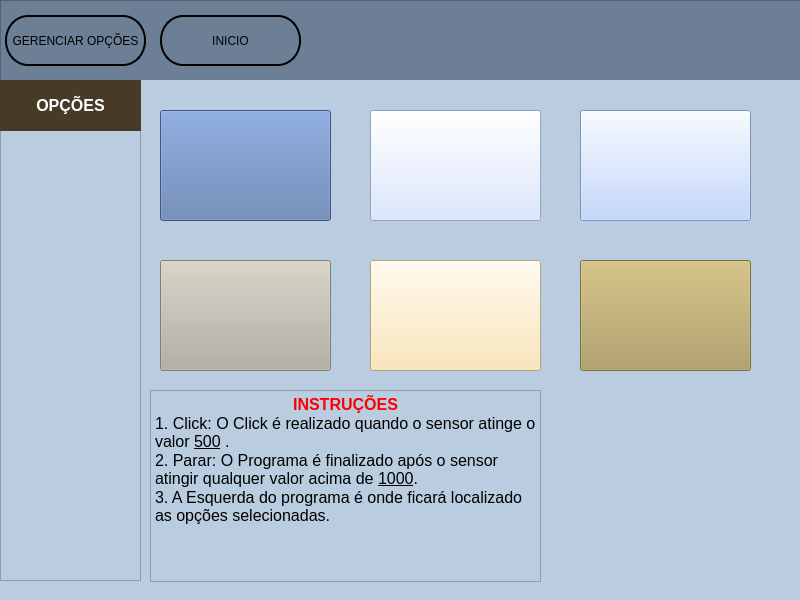
<?xml version="1.0" encoding="UTF-8"?>
<ui version="4.0">
 <class>MainWindow</class>
 <widget class="QMainWindow" name="MainWindow">
  <property name="geometry">
   <rect>
    <x>0</x>
    <y>0</y>
    <width>800</width>
    <height>600</height>
   </rect>
  </property>
  <property name="minimumSize">
   <size>
    <width>800</width>
    <height>600</height>
   </size>
  </property>
  <property name="maximumSize">
   <size>
    <width>800</width>
    <height>600</height>
   </size>
  </property>
  <property name="windowTitle">
   <string>Tecnologia Assistiva</string>
  </property>
  <property name="windowIcon">
   <iconset resource="Icons/icons.qrc">
    <normaloff>:/Icons_Geral/program_icon64x64.png</normaloff>:/Icons_Geral/program_icon64x64.png</iconset>
  </property>
  <widget class="QWidget" name="centralwidget">
   <widget class="QFrame" name="frame">
    <property name="geometry">
     <rect>
      <x>0</x>
      <y>0</y>
      <width>801</width>
      <height>81</height>
     </rect>
    </property>
    <property name="styleSheet">
     <string notr="true">background: #6C7F94</string>
    </property>
    <property name="frameShape">
     <enum>QFrame::StyledPanel</enum>
    </property>
    <property name="frameShadow">
     <enum>QFrame::Raised</enum>
    </property>
    <widget class="QPushButton" name="pushButton">
     <property name="geometry">
      <rect>
       <x>5</x>
       <y>15</y>
       <width>141</width>
       <height>51</height>
      </rect>
     </property>
     <property name="styleSheet">
      <string notr="true">QPushButton{
border: 2px solid black;
border-radius: 23px solid black;
}

QPushButton:hover{
border: 2px solid white;
border-radius: 23px solid black;
background: #FAE8AA;
}</string>
     </property>
     <property name="text">
      <string>GERENCIAR OPÇÕES</string>
     </property>
    </widget>
    <widget class="QPushButton" name="pushButton_2">
     <property name="geometry">
      <rect>
       <x>160</x>
       <y>15</y>
       <width>141</width>
       <height>51</height>
      </rect>
     </property>
     <property name="styleSheet">
      <string notr="true">QPushButton{
border: 2px solid black;
border-radius: 23px solid black;
}

QPushButton:hover{
border: 2px solid white;
border-radius: 23px solid black;
background: #FAE8AA;
}</string>
     </property>
     <property name="text">
      <string>INICIO</string>
     </property>
    </widget>
   </widget>
   <widget class="QStackedWidget" name="stackedWidget">
    <property name="geometry">
     <rect>
      <x>0</x>
      <y>80</y>
      <width>801</width>
      <height>521</height>
     </rect>
    </property>
    <property name="styleSheet">
     <string notr="true">background: #BACCE0</string>
    </property>
    <property name="currentIndex">
     <number>1</number>
    </property>
    <widget class="QWidget" name="page">
     <widget class="QLineEdit" name="op_1">
      <property name="geometry">
       <rect>
        <x>15</x>
        <y>140</y>
        <width>311</width>
        <height>41</height>
       </rect>
      </property>
      <property name="styleSheet">
       <string notr="true">QLineEdit{
background: white;
border-radius: 20px;
}

QLineEdit:hover{
background: white;
border: 2px solid green;
border-radius: 20px;
}</string>
      </property>
      <property name="placeholderText">
       <string>OPÇÃO 01</string>
      </property>
     </widget>
     <widget class="QLabel" name="label">
      <property name="geometry">
       <rect>
        <x>670</x>
        <y>0</y>
        <width>128</width>
        <height>128</height>
       </rect>
      </property>
      <property name="text">
       <string/>
      </property>
      <property name="pixmap">
       <pixmap resource="Icons/icons.qrc">:/Icons_Geral/register_icon128x128.png</pixmap>
      </property>
     </widget>
     <widget class="QLineEdit" name="op_2">
      <property name="geometry">
       <rect>
        <x>15</x>
        <y>190</y>
        <width>311</width>
        <height>41</height>
       </rect>
      </property>
      <property name="styleSheet">
       <string notr="true">QLineEdit{
background: white;
border-radius: 20px;
}

QLineEdit:hover{
background: white;
border: 2px solid green;
border-radius: 20px;
}</string>
      </property>
      <property name="placeholderText">
       <string>OPÇÃO 02</string>
      </property>
     </widget>
     <widget class="QLineEdit" name="op_3">
      <property name="geometry">
       <rect>
        <x>15</x>
        <y>240</y>
        <width>311</width>
        <height>41</height>
       </rect>
      </property>
      <property name="styleSheet">
       <string notr="true">QLineEdit{
background: white;
border-radius: 20px;
}

QLineEdit:hover{
background: white;
border: 2px solid green;
border-radius: 20px;
}</string>
      </property>
      <property name="placeholderText">
       <string>OPÇÃO 03</string>
      </property>
     </widget>
     <widget class="QLineEdit" name="op_4">
      <property name="geometry">
       <rect>
        <x>15</x>
        <y>290</y>
        <width>311</width>
        <height>41</height>
       </rect>
      </property>
      <property name="styleSheet">
       <string notr="true">QLineEdit{
background: white;
border-radius: 20px;
}

QLineEdit:hover{
background: white;
border: 2px solid green;
border-radius: 20px;
}</string>
      </property>
      <property name="placeholderText">
       <string>OPÇÃO 04</string>
      </property>
     </widget>
     <widget class="QLineEdit" name="op_5">
      <property name="geometry">
       <rect>
        <x>15</x>
        <y>340</y>
        <width>311</width>
        <height>41</height>
       </rect>
      </property>
      <property name="styleSheet">
       <string notr="true">QLineEdit{
background: white;
border-radius: 20px;
}

QLineEdit:hover{
background: white;
border: 2px solid green;
border-radius: 20px;
}</string>
      </property>
      <property name="placeholderText">
       <string>OPÇÃO 05</string>
      </property>
     </widget>
     <widget class="QLineEdit" name="op_6">
      <property name="geometry">
       <rect>
        <x>15</x>
        <y>390</y>
        <width>311</width>
        <height>41</height>
       </rect>
      </property>
      <property name="styleSheet">
       <string notr="true">QLineEdit{
background: white;
border-radius: 20px;
}

QLineEdit:hover{
background: white;
border: 2px solid green;
border-radius: 20px;
}</string>
      </property>
      <property name="placeholderText">
       <string>OPÇÃO 06</string>
      </property>
     </widget>
     <widget class="QTextBrowser" name="textBrowser">
      <property name="geometry">
       <rect>
        <x>380</x>
        <y>140</y>
        <width>401</width>
        <height>301</height>
       </rect>
      </property>
      <property name="html">
       <string>&lt;!DOCTYPE HTML PUBLIC &quot;-//W3C//DTD HTML 4.0//EN&quot; &quot;http://www.w3.org/TR/REC-html40/strict.dtd&quot;&gt;
&lt;html&gt;&lt;head&gt;&lt;meta name=&quot;qrichtext&quot; content=&quot;1&quot; /&gt;&lt;style type=&quot;text/css&quot;&gt;
p, li { white-space: pre-wrap; }
&lt;/style&gt;&lt;/head&gt;&lt;body style=&quot; font-family:'MS Shell Dlg 2'; font-size:8.25pt; font-weight:400; font-style:normal;&quot;&gt;
&lt;p align=&quot;center&quot; style=&quot; margin-top:0px; margin-bottom:0px; margin-left:0px; margin-right:0px; -qt-block-indent:0; text-indent:0px;&quot;&gt;&lt;span style=&quot; font-size:12pt; color:#ff0000;&quot;&gt;COMO FUNCIONA&lt;/span&gt;&lt;/p&gt;
&lt;p align=&quot;center&quot; style=&quot; margin-top:0px; margin-bottom:0px; margin-left:0px; margin-right:0px; -qt-block-indent:0; text-indent:0px;&quot;&gt;&lt;span style=&quot; font-size:12pt; color:#000000;&quot;&gt;1. Na versão 2.0 do programa, utilizamos 6 opções customizáveis;&lt;/span&gt;&lt;/p&gt;
&lt;p align=&quot;center&quot; style=&quot; margin-top:0px; margin-bottom:0px; margin-left:0px; margin-right:0px; -qt-block-indent:0; text-indent:0px;&quot;&gt;&lt;span style=&quot; font-size:12pt; color:#000000;&quot;&gt;2. Através de um arduino e programação em Python, nosso sistema&lt;/span&gt;&lt;/p&gt;
&lt;p align=&quot;center&quot; style=&quot; margin-top:0px; margin-bottom:0px; margin-left:0px; margin-right:0px; -qt-block-indent:0; text-indent:0px;&quot;&gt;&lt;span style=&quot; font-size:12pt; color:#000000;&quot;&gt;reconhece e seleciona as opções por conta própria, dependendo apenas do usuário para decidir se ela será selecionada ou não;&lt;/span&gt;&lt;/p&gt;
&lt;p align=&quot;center&quot; style=&quot; margin-top:0px; margin-bottom:0px; margin-left:0px; margin-right:0px; -qt-block-indent:0; text-indent:0px;&quot;&gt;&lt;span style=&quot; font-size:12pt; color:#000000;&quot;&gt;3. Após definir as opções, elas ficam salva no sistema até trocar novamente;&lt;/span&gt;&lt;/p&gt;
&lt;p align=&quot;center&quot; style=&quot; margin-top:0px; margin-bottom:0px; margin-left:0px; margin-right:0px; -qt-block-indent:0; text-indent:0px;&quot;&gt;&lt;span style=&quot; font-size:12pt; color:#000000;&quot;&gt;4. Essa área de gerênciamento de opções é distinada apenas ao responsável.&lt;/span&gt;&lt;/p&gt;
&lt;p align=&quot;center&quot; style=&quot; margin-top:0px; margin-bottom:0px; margin-left:0px; margin-right:0px; -qt-block-indent:0; text-indent:0px;&quot;&gt;&lt;span style=&quot; font-size:12pt; color:#ff0000;&quot;&gt;DICA: PROCURE SEMPRE UTILIZAR DE PALAVRAS PEQUENAS E SIMPLES.&lt;/span&gt;&lt;/p&gt;&lt;/body&gt;&lt;/html&gt;</string>
      </property>
     </widget>
     <widget class="QPushButton" name="create_op">
      <property name="geometry">
       <rect>
        <x>60</x>
        <y>450</y>
        <width>221</width>
        <height>61</height>
       </rect>
      </property>
      <property name="styleSheet">
       <string notr="true">QPushButton{
border: 2px solid black;
border-radius: 23px solid black;
}

QPushButton:hover{
border: 2px solid white;
border-radius: 23px solid black;
}</string>
      </property>
      <property name="text">
       <string>INICIAR</string>
      </property>
     </widget>
     <widget class="QLabel" name="label_6">
      <property name="geometry">
       <rect>
        <x>670</x>
        <y>390</y>
        <width>128</width>
        <height>128</height>
       </rect>
      </property>
      <property name="styleSheet">
       <string notr="true">background: transparent;</string>
      </property>
      <property name="text">
       <string/>
      </property>
      <property name="pixmap">
       <pixmap resource="Icons/icons.qrc">:/Icons_Geral/control_128x128.png</pixmap>
      </property>
     </widget>
    </widget>
    <widget class="QWidget" name="page_2">
     <widget class="QPushButton" name="op_save">
      <property name="geometry">
       <rect>
        <x>160</x>
        <y>30</y>
        <width>171</width>
        <height>111</height>
       </rect>
      </property>
      <property name="font">
       <font>
        <pointsize>14</pointsize>
       </font>
      </property>
      <property name="styleSheet">
       <string notr="true">QPushButton{
background: #5A78AD;
}

QPushButton:hover{
background: #FAE8AA;
border: 2px solid white;
}</string>
      </property>
      <property name="text">
       <string/>
      </property>
     </widget>
     <widget class="QPushButton" name="op_save_2">
      <property name="geometry">
       <rect>
        <x>370</x>
        <y>30</y>
        <width>171</width>
        <height>111</height>
       </rect>
      </property>
      <property name="font">
       <font>
        <pointsize>14</pointsize>
       </font>
      </property>
      <property name="styleSheet">
       <string notr="true">QPushButton{
background: #D1E1FF;
}

QPushButton:hover{
background: #FAE8AA;
border: 2px solid white;
}</string>
      </property>
      <property name="text">
       <string/>
      </property>
     </widget>
     <widget class="QPushButton" name="op_save_3">
      <property name="geometry">
       <rect>
        <x>580</x>
        <y>30</y>
        <width>171</width>
        <height>111</height>
       </rect>
      </property>
      <property name="font">
       <font>
        <pointsize>14</pointsize>
       </font>
      </property>
      <property name="styleSheet">
       <string notr="true">QPushButton{
background: #B4CDFA;
}

QPushButton:hover{
background: #FAE8AA;
border: 2px solid white;
}</string>
      </property>
      <property name="text">
       <string/>
      </property>
      <property name="iconSize">
       <size>
        <width>64</width>
        <height>64</height>
       </size>
      </property>
     </widget>
     <widget class="QPushButton" name="op_save_4">
      <property name="geometry">
       <rect>
        <x>160</x>
        <y>180</y>
        <width>171</width>
        <height>111</height>
       </rect>
      </property>
      <property name="font">
       <font>
        <pointsize>14</pointsize>
       </font>
      </property>
      <property name="styleSheet">
       <string notr="true">QPushButton{
background: #B5AFA2;
}

QPushButton:hover{
background: #FAE8AA;
border: 2px solid white;
}</string>
      </property>
      <property name="text">
       <string/>
      </property>
     </widget>
     <widget class="QPushButton" name="op_save_5">
      <property name="geometry">
       <rect>
        <x>370</x>
        <y>180</y>
        <width>171</width>
        <height>111</height>
       </rect>
      </property>
      <property name="font">
       <font>
        <pointsize>14</pointsize>
       </font>
      </property>
      <property name="styleSheet">
       <string notr="true">QPushButton{
background: #FAE1AA;
}

QPushButton:hover{
background: #FAE8AA;
border: 2px solid white;
}</string>
      </property>
      <property name="text">
       <string/>
      </property>
     </widget>
     <widget class="QPushButton" name="op_save_6">
      <property name="geometry">
       <rect>
        <x>580</x>
        <y>180</y>
        <width>171</width>
        <height>111</height>
       </rect>
      </property>
      <property name="font">
       <font>
        <pointsize>14</pointsize>
       </font>
      </property>
      <property name="styleSheet">
       <string notr="true">QPushButton{
background: #AD9B5A;
}

QPushButton:hover{
background: #FAE8AA;
border: 2px solid white;
}</string>
      </property>
      <property name="text">
       <string/>
      </property>
     </widget>
     <widget class="QFrame" name="frame_2">
      <property name="geometry">
       <rect>
        <x>0</x>
        <y>0</y>
        <width>141</width>
        <height>501</height>
       </rect>
      </property>
      <property name="frameShape">
       <enum>QFrame::StyledPanel</enum>
      </property>
      <property name="frameShadow">
       <enum>QFrame::Raised</enum>
      </property>
      <widget class="QLabel" name="op_selecionada1">
       <property name="geometry">
        <rect>
         <x>0</x>
         <y>70</y>
         <width>0</width>
         <height>41</height>
        </rect>
       </property>
       <property name="styleSheet">
        <string notr="true">background: #5A78AD;</string>
       </property>
       <property name="text">
        <string/>
       </property>
       <property name="alignment">
        <set>Qt::AlignCenter</set>
       </property>
      </widget>
      <widget class="QLabel" name="op_selecionada2">
       <property name="geometry">
        <rect>
         <x>0</x>
         <y>120</y>
         <width>0</width>
         <height>41</height>
        </rect>
       </property>
       <property name="styleSheet">
        <string notr="true">background: #D1E1FF;</string>
       </property>
       <property name="text">
        <string/>
       </property>
       <property name="alignment">
        <set>Qt::AlignCenter</set>
       </property>
      </widget>
      <widget class="QLabel" name="op_selecionada3">
       <property name="geometry">
        <rect>
         <x>0</x>
         <y>170</y>
         <width>0</width>
         <height>41</height>
        </rect>
       </property>
       <property name="styleSheet">
        <string notr="true">background: #B4CDFA;</string>
       </property>
       <property name="text">
        <string/>
       </property>
       <property name="alignment">
        <set>Qt::AlignCenter</set>
       </property>
      </widget>
      <widget class="QLabel" name="op_selecionada4">
       <property name="geometry">
        <rect>
         <x>0</x>
         <y>220</y>
         <width>0</width>
         <height>41</height>
        </rect>
       </property>
       <property name="styleSheet">
        <string notr="true">background: #B5AFA2;</string>
       </property>
       <property name="text">
        <string/>
       </property>
       <property name="alignment">
        <set>Qt::AlignCenter</set>
       </property>
      </widget>
      <widget class="QLabel" name="op_selecionada5">
       <property name="geometry">
        <rect>
         <x>0</x>
         <y>270</y>
         <width>0</width>
         <height>41</height>
        </rect>
       </property>
       <property name="styleSheet">
        <string notr="true">background: #FAE1AA;</string>
       </property>
       <property name="text">
        <string/>
       </property>
       <property name="alignment">
        <set>Qt::AlignCenter</set>
       </property>
      </widget>
      <widget class="QLabel" name="op_selecionada6">
       <property name="geometry">
        <rect>
         <x>0</x>
         <y>320</y>
         <width>0</width>
         <height>41</height>
        </rect>
       </property>
       <property name="styleSheet">
        <string notr="true">background: #AD9B5A;</string>
       </property>
       <property name="text">
        <string/>
       </property>
       <property name="alignment">
        <set>Qt::AlignCenter</set>
       </property>
      </widget>
      <widget class="QLabel" name="label_4">
       <property name="geometry">
        <rect>
         <x>0</x>
         <y>0</y>
         <width>141</width>
         <height>51</height>
        </rect>
       </property>
       <property name="font">
        <font>
         <pointsize>12</pointsize>
         <weight>75</weight>
         <bold>true</bold>
        </font>
       </property>
       <property name="styleSheet">
        <string notr="true">background: #473B26;
color: white;</string>
       </property>
       <property name="text">
        <string>OPÇÕES</string>
       </property>
       <property name="alignment">
        <set>Qt::AlignCenter</set>
       </property>
      </widget>
     </widget>
     <widget class="QLabel" name="label_2">
      <property name="geometry">
       <rect>
        <x>430</x>
        <y>120</y>
        <width>64</width>
        <height>64</height>
       </rect>
      </property>
      <property name="styleSheet">
       <string notr="true">background: transparent</string>
      </property>
      <property name="text">
       <string/>
      </property>
      <property name="pixmap">
       <pixmap resource="Icons/icons.qrc">:/Icons_Geral/Icon_foguete_64x64.png</pixmap>
      </property>
     </widget>
     <widget class="QLabel" name="label_3">
      <property name="geometry">
       <rect>
        <x>670</x>
        <y>390</y>
        <width>129</width>
        <height>128</height>
       </rect>
      </property>
      <property name="text">
       <string/>
      </property>
      <property name="pixmap">
       <pixmap resource="Icons/icons.qrc">:/Icons_Geral/control_128x128.png</pixmap>
      </property>
     </widget>
     <widget class="QLabel" name="label_5">
      <property name="geometry">
       <rect>
        <x>640</x>
        <y>120</y>
        <width>64</width>
        <height>64</height>
       </rect>
      </property>
      <property name="contextMenuPolicy">
       <enum>Qt::NoContextMenu</enum>
      </property>
      <property name="autoFillBackground">
       <bool>false</bool>
      </property>
      <property name="styleSheet">
       <string notr="true">background: transparent</string>
      </property>
      <property name="text">
       <string/>
      </property>
      <property name="pixmap">
       <pixmap resource="Icons/icons.qrc">:/Icons_Geral/ship_64x64.png</pixmap>
      </property>
     </widget>
     <widget class="QLabel" name="label_7">
      <property name="geometry">
       <rect>
        <x>210</x>
        <y>120</y>
        <width>64</width>
        <height>64</height>
       </rect>
      </property>
      <property name="styleSheet">
       <string notr="true">background: transparent</string>
      </property>
      <property name="text">
       <string/>
      </property>
      <property name="pixmap">
       <pixmap resource="Icons/icons.qrc">:/Icons_Geral/horse_64x64.png</pixmap>
      </property>
     </widget>
     <widget class="QTextBrowser" name="textBrowser_2">
      <property name="geometry">
       <rect>
        <x>150</x>
        <y>310</y>
        <width>391</width>
        <height>192</height>
       </rect>
      </property>
      <property name="html">
       <string>&lt;!DOCTYPE HTML PUBLIC &quot;-//W3C//DTD HTML 4.0//EN&quot; &quot;http://www.w3.org/TR/REC-html40/strict.dtd&quot;&gt;
&lt;html&gt;&lt;head&gt;&lt;meta name=&quot;qrichtext&quot; content=&quot;1&quot; /&gt;&lt;style type=&quot;text/css&quot;&gt;
p, li { white-space: pre-wrap; }
&lt;/style&gt;&lt;/head&gt;&lt;body style=&quot; font-family:'MS Shell Dlg 2'; font-size:8.25pt; font-weight:400; font-style:normal;&quot;&gt;
&lt;p align=&quot;center&quot; style=&quot; margin-top:0px; margin-bottom:0px; margin-left:0px; margin-right:0px; -qt-block-indent:0; text-indent:0px;&quot;&gt;&lt;span style=&quot; font-size:12pt; font-weight:600; color:#ff0000;&quot;&gt;INSTRUÇÕES&lt;/span&gt;&lt;/p&gt;
&lt;p style=&quot; margin-top:0px; margin-bottom:0px; margin-left:0px; margin-right:0px; -qt-block-indent:0; text-indent:0px;&quot;&gt;&lt;span style=&quot; font-size:12pt; color:#000000;&quot;&gt;1. Click: O Click é realizado quando o sensor atinge o valor &lt;/span&gt;&lt;span style=&quot; font-size:12pt; text-decoration: underline; color:#000000;&quot;&gt;500&lt;/span&gt;&lt;span style=&quot; font-size:12pt; color:#000000;&quot;&gt; .&lt;/span&gt;&lt;/p&gt;
&lt;p style=&quot; margin-top:0px; margin-bottom:0px; margin-left:0px; margin-right:0px; -qt-block-indent:0; text-indent:0px;&quot;&gt;&lt;span style=&quot; font-size:12pt; color:#000000;&quot;&gt;2. Parar: O Programa é finalizado após o sensor atingir qualquer valor acima de &lt;/span&gt;&lt;span style=&quot; font-size:12pt; text-decoration: underline; color:#000000;&quot;&gt;1000&lt;/span&gt;&lt;span style=&quot; font-size:12pt; color:#000000;&quot;&gt;.&lt;/span&gt;&lt;/p&gt;
&lt;p style=&quot; margin-top:0px; margin-bottom:0px; margin-left:0px; margin-right:0px; -qt-block-indent:0; text-indent:0px;&quot;&gt;&lt;span style=&quot; font-size:12pt; color:#000000;&quot;&gt;3. A Esquerda do programa é onde ficará localizado as opções selecionadas.&lt;/span&gt;&lt;/p&gt;&lt;/body&gt;&lt;/html&gt;</string>
      </property>
     </widget>
    </widget>
   </widget>
  </widget>
 </widget>
 <resources>
  <include location="Icons/icons.qrc"/>
 </resources>
 <connections/>
</ui>
